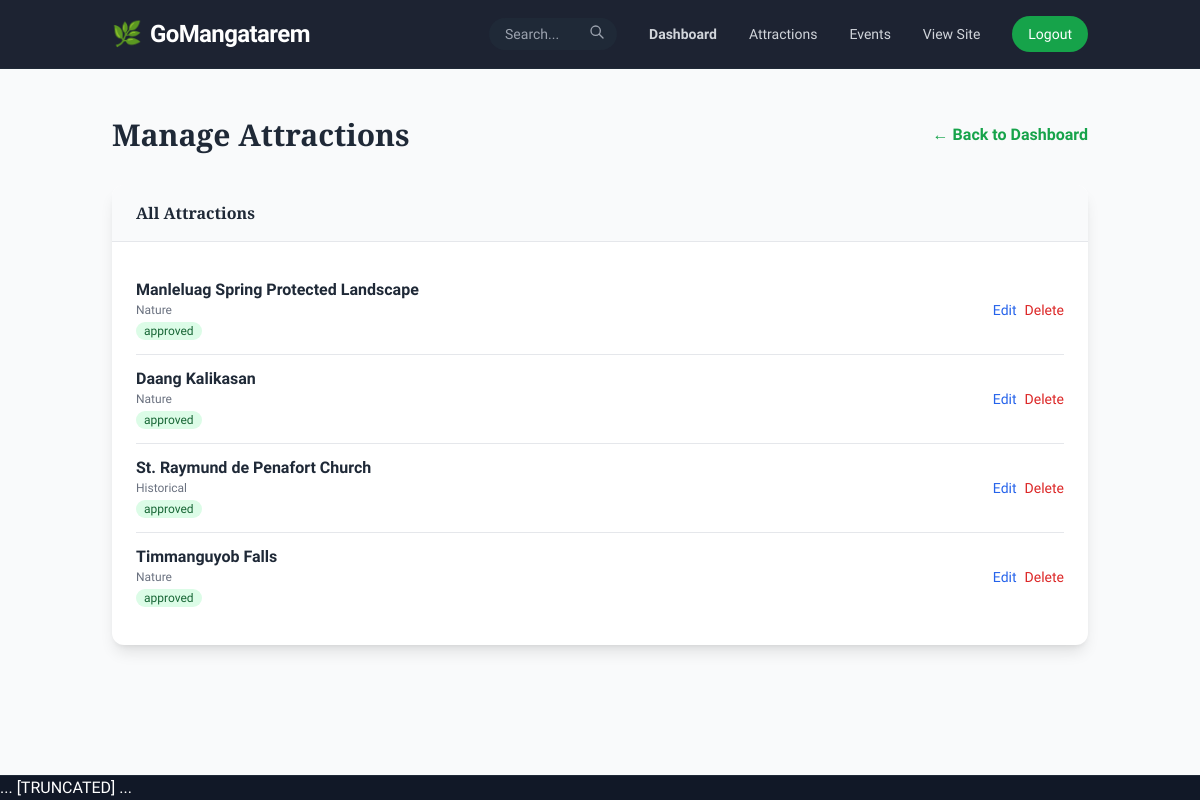
Page /admin/attractions (signed in) on the committed database.
### models.py (models this page shows)
class Attraction(db.Model):
    id = db.Column(db.Integer, primary_key=True)
    name = db.Column(db.String(100), nullable=False, index=True)
    description = db.Column(db.Text, nullable=False)
    category = db.Column(db.String(50), nullable=False, index=True) # Nature, Historical, Religious, etc.
    barangay = db.Column(db.String(100), nullable=True, index=True)
    lat = db.Column(db.Float, nullable=False)
    lng = db.Column(db.Float, nullable=False)
    image_url = db.Column(db.String(200), nullable=True)
    status = db.Column(db.String(20), default='pending', index=True) # 'pending', 'approved'
    user_id = db.Column(db.Integer, db.ForeignKey('user.id'), nullable=True, index=True)
    created_at = db.Column(db.DateTime, default=datetime.utcnow, index=True)

### routes/admin.py (the view)
@admin_bp.route("/attractions")
@login_required
def admin_attractions():
    print(f"[PROGRESSIVE LOG] [admin] > admin_attractions > ENTRY")
    logger.info("Admin attractions management page accessed")
    if current_user.role != "admin":
        print(f"[PROGRESSIVE LOG] [admin] > admin_attractions > ERROR: Access denied")
        flash("Access denied.")
        return redirect(url_for("public.index"))
    print(
        f"[PROGRESSIVE LOG] [admin] > admin_attractions > QUERY: Fetching all attractions"
    )
    pending_attractions = Attraction.query.filter_by(status="pending").all()
    all_attractions = Attraction.query.order_by(Attraction.created_at.desc()).all()
    print(
        f"[PROGRESSIVE LOG] [admin] > admin_attractions > SUCCESS: Loaded {len(all_attractions)} total, {len(pending_attractions)} pending"
    )
    logger.info(
        f"Attractions page loaded: {len(all_attractions)} total, {len(pending_attractions)} pending"
    )
    print(
        f"[PROGRESSIVE LOG] [admin] > admin_attractions > RENDER: Rendering admin/attractions.html"
    )
    return render_template(
        "admin/attractions.html",
        pending_attractions=pending_attractions,
        all_attractions=all_attractions,
    )

### app.py (called while the page is built)
@login_manager.user_loader
def load_user(user_id):
    return User.query.get(int(user_id))

@app.context_processor
def inject_config():
    return dict(config=app.config)

### templates/admin/attractions.html (shortened to what this page needs)
{% extends 'base.html' %}
{% block content %}
<div class="container mx-auto px-6 py-12">
    <div class="flex justify-between items-center mb-8">
        <h1 class="text-3xl font-bold text-gray-800">Manage Attractions</h1>
        <a href="{{ url_for('admin.admin_dashboard') }}" class="text-green-600 hover:text-green-800 font-semibold">
            &larr; Back to Dashboard
        </a>
    </div>
    <div class="bg-white rounded-xl shadow-lg overflow-hidden">
        <div class="bg-gray-50 px-6 py-4 border-b flex justify-between items-center">
            <h2 class="font-bold text-gray-800">All Attractions</h2>
        </div>
        <div class="p-6">
            <ul class="divide-y">
                {% for attraction in all_attractions %}
                <li class="py-3 flex justify-between items-center">
                    <div>
                        <span class="font-semibold text-gray-800">{{ attraction.name }}</span>
                        <span class="text-xs text-gray-500 block">{{ attraction.category }}</span>
                        <span
                            class="text-xs px-2 py-0.5 rounded-full {{ 'bg-green-100 text-green-800' if attraction.status == 'approved' else 'bg-yellow-100 text-yellow-800' }}">
                            {{ attraction.status }}
                        </span>
                    </div>
                    <div class="flex gap-2 text-sm">
                        <a href="{{ url_for('admin.edit_attraction', id=attraction.id) }}"
                            class="text-blue-600 hover:underline">Edit</a>
                        <button onclick="confirmDelete('{{ url_for('admin.delete_attraction', id=attraction.id) }}')"
                            class="text-red-600 hover:underline">Delete</button>
                    </div>
                </li>
                {% else %}
                <li class="text-gray-500 text-center py-2">No attractions found.</li>
                {% endfor %}
            </ul>
        </div>
    </div>
</div>
{% endblock %}

### templates/base.html (shortened to what this page needs)
<!DOCTYPE html>
<html lang="en">
<head>
    <link rel="stylesheet" href="{{ url_for('static', filename='css/main.css') }}">
    <link rel="stylesheet" href="{{ url_for('static', filename='css/style.css') }}">
</head>
<body class="bg-gray-50 text-gray-800 flex flex-col {% block body_height %}min-h-screen{% endblock %}">
    {% block navbar %}
    <nav class="bg-gray-900/95 backdrop-blur-md border-b border-gray-800 sticky top-0 z-50 transition-all duration-300">
        <div class="container mx-auto px-6 py-4">
            <div class="flex justify-between items-center">
                <a href="{{ url_for('public.index') }}"
                    class="text-2xl font-bold text-white flex items-center gap-2 group">
                    <span
                        class="transform group-hover:rotate-12 transition-transform duration-300 text-green-500">🌿</span>
                    <span class="tracking-tight">GoMangatarem</span>
                </a>
                <div class="hidden md:flex space-x-8 items-center text-sm font-medium text-gray-300">
                    <form action="{{ url_for('public.search') }}" method="GET" class="relative group">
                        <input type="text" name="q" placeholder="Search..."
                            class="bg-gray-800 text-gray-300 text-sm rounded-full px-4 py-1.5 focus:outline-none focus:ring-2 focus:ring-green-500 w-32 focus:w-48 transition-all duration-300">
                        <button type="submit" class="absolute right-3 top-1.5 text-gray-400 hover:text-white">
                            <svg class="w-4 h-4" fill="none" stroke="currentColor" viewBox="0 0 24 24">
                                <path stroke-linecap="round" stroke-linejoin="round" stroke-width="2"
                                    d="M21 21l-6-6m2-5a7 7 0 11-14 0 7 7 0 0114 0z"></path>
                            </svg>
                        </button>
                    </form>
                    {% if current_user.is_authenticated %}
                    {% if current_user.role == 'admin' %}
                    {% include 'includes/admin_nav.html' %}
                    {% elif current_user.role == 'contributor' %}
                    {% include 'includes/barangay_nav.html' %}
                    {% else %}
                    {% include 'includes/user_nav.html' %}
                    {% endif %}
                    {% else %}
                    {% include 'includes/guest_nav.html' %}
                    {% endif %}
                </div>
            </div>
        </div>
    </nav>
    {% endblock %}
    <main class="flex-grow">
        {% block content %}{% endblock %}
    </main>
    {% block footer %}
    <footer class="bg-gray-900 text-white pt-24 pb-12 border-t border-gray-800">
        ... [TRUNCATED] ...
    </footer>
    {% endblock %}
</body>
</html>

### templates/includes/admin_nav.html
<a href="{{ url_for('admin.admin_dashboard') }}"
    class="dashboard-link hover:text-green-600 transition font-semibold">Dashboard</a>
<a href="{{ url_for('admin.admin_attractions') }}" class="hover:text-green-600 transition">Attractions</a>
<a href="{{ url_for('admin.admin_events') }}" class="hover:text-green-600 transition">Events</a>
<a href="{{ url_for('public.index') }}" class="hover:text-green-600 transition">View Site</a>
<a href="{{ url_for('auth.logout') }}"
    class="bg-green-600 text-white px-4 py-2 rounded-full hover:bg-green-700 transition text-sm">Logout</a>

### static/css/style.css (style rules this page uses)
:root { --font-heading: 'Playfair Display', serif; --font-body: 'Plus Jakarta Sans', system-ui, sans-serif; --font-accent: 'Lora', serif; }
html { overflow-x: hidden; scroll-behavior: smooth; font-family: var(--font-body); }
body { overflow-x: hidden; width: 100%; max-width: 100vw; font-family: var(--font-body); }
h1, h2, h3, h4, h5, h6, .font-heading { font-family: var(--font-heading); }

### rows in the picture
Attraction: name "Manleluag Spring Protected Landscape", category "Nature", status "approved"
Attraction: name "Daang Kalikasan", category "Nature", status "approved"
Attraction: name "St. Raymund de Penafort Church", category "Historical", status "approved"
Attraction: name "Timmanguyob Falls", category "Nature", status "approved"
